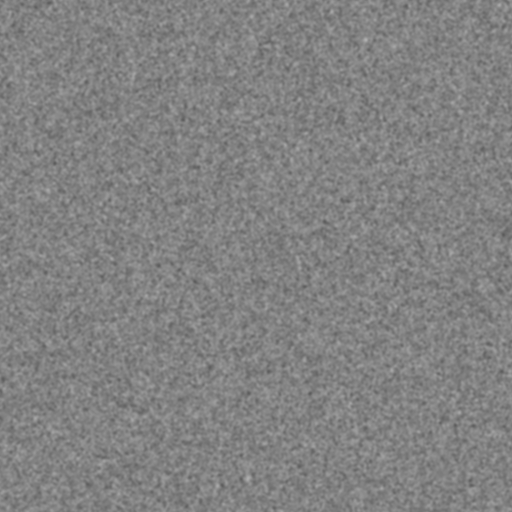
#> input picture DIC/LucasKanadeICGN/assets/frame_000.png, 512 x 512 px
$ python benchmark_wgpu_pyramid.py
#> lines starting #> are read from the running program, lines starting #| are printed output that depends on the picture
"""Measure selective native pyramid recovery and the one-scale fast path."""

from __future__ import annotations

import argparse
import json
import time
from pathlib import Path
from typing import Any

import numpy as np
from PIL import Image

from live_dic import ICGNWGPU

TRUTH = (4.0, -2.0)


def _arguments() -> argparse.Namespace:
    root = Path(__file__).resolve().parents[1]
    parser = argparse.ArgumentParser(description=__doc__)
    parser.add_argument("--texture", type=Path, default=root / "assets/frame_000.png")
    parser.add_argument("--width", type=int, default=512)
    parser.add_argument("--height", type=int, default=512)
    parser.add_argument("--levels", nargs="+", type=int, default=(1, 2, 3))
    parser.add_argument("--warmups", type=int, default=3)
    parser.add_argument("--repeats", type=int, default=10)
    return parser.parse_args()


def _pair(path: Path, width: int, height: int) -> tuple[np.ndarray, np.ndarray]:
#> called with width = 512, height = 512
    with Image.open(path) as image:
#> image is the input picture: PIL image 512x512 RGB; min 91, max 175, mean 130
        texture = np.asarray(image.convert("L"), dtype=np.uint8)
    repeat_y = (height + texture.shape[0] - 1) // texture.shape[0]
#> repeat_y = 1
    repeat_x = (width + texture.shape[1] - 1) // texture.shape[1]
#> repeat_x = 1
    reference = np.tile(texture, (repeat_y, repeat_x))[:height, :width]
    target = np.roll(reference, shift=(-2, 4), axis=(0, 1))
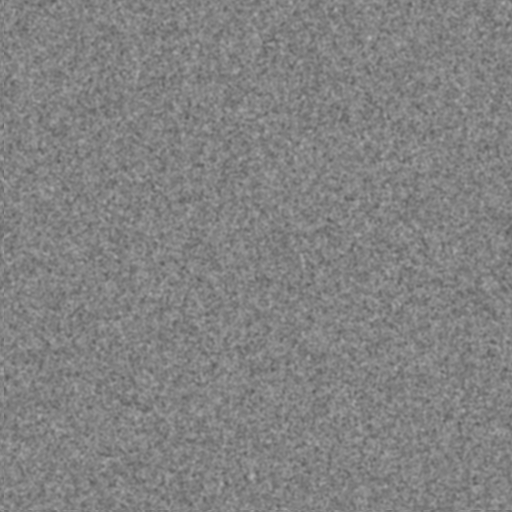
#> target: shape (512, 512); min 91, max 175, mean 130
    return reference, target


def _percentile(values: list[float], percentile: float) -> float:
    return float(np.percentile(np.asarray(values, dtype=np.float64), percentile))


def main() -> int:
    args = _arguments()
    if args.width < 64 or args.height < 64:
        raise ValueError("width and height must each be at least 64 pixels")
    if args.warmups < 0 or args.repeats < 1:
        raise ValueError("warmups must be non-negative and repeats must be positive")
    reference, target = _pair(args.texture, args.width, args.height)
    measurements: dict[str, Any] = {}
    device = ""
    for levels in args.levels:
        with ICGNWGPU(prefer_subgroups=False, pyramid_levels=levels) as engine:
            preparation = engine.set_reference(reference)
            for _ in range(args.warmups):
                engine.register(target)
            samples = []
            result = None
            for _ in range(args.repeats):
                started = time.perf_counter()
                result = engine.register(target)
                samples.append((time.perf_counter() - started) * 1_000.0)
            assert result is not None
            device = engine.device_name
            measurements[str(levels)] = {
                "preparation_wall_ms": preparation.total_wall_ms,
                "registration_median_ms": _percentile(samples, 50),
                "registration_p95_ms": _percentile(samples, 95),
                "accepted": result.accepted,
                "replaced": result.replaced,
                "truth_rmse_px": result.rmse(TRUTH),
                "pyramid_failed_before": result.timing.get("pyramidFailedBefore", 0.0),
                "pyramid_recovered": result.timing.get("pyramidRecovered", 0.0),
            }
#> after the loop, measurements = 0 items
    print(
        json.dumps(
            {
                "device": device,
                "resolution": [args.width, args.height],
                "truth": list(TRUTH),
                "warmups": args.warmups,
                "repeats": args.repeats,
                "measurements": measurements,
            },
            indent=2,
            allow_nan=False,
        )
    )
    return 0


if __name__ == "__main__":
#> (the run stopped early here; a loop or call above may not have finished)
